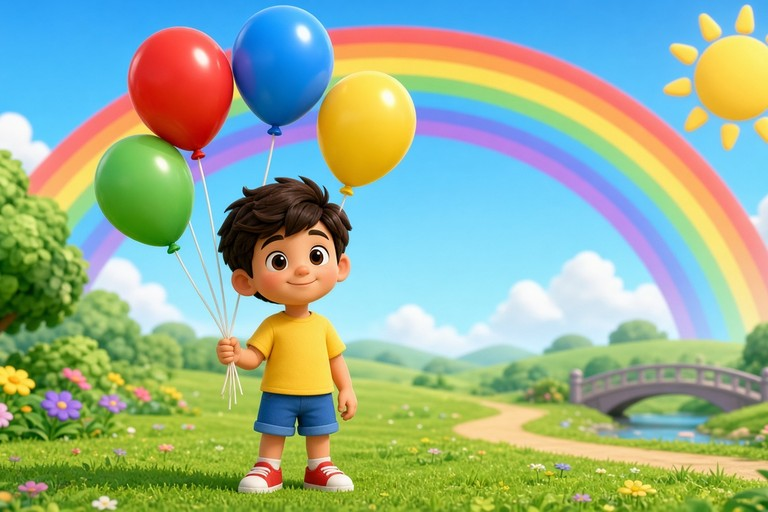
#> input picture KidsEnglish/KidsEnglish/Resources/lesson-illustrations/l1_003.jpg, 768 x 512 px
$ python -i make_scene_items.py   (imports and definitions only)
#> lines starting #> are read from the running program, lines starting #| are printed output that depends on the picture; after the words box and inside, x2 and y2 are one past the last pixel; in counts of white or black regions, pixels touching at a corner belong together
#!/usr/bin/env python3
"""给「听音找一找」生成透明底物品图（Resources/scenes/items/<word>.png）。

做法与 make_icons_transparent.py 相同：从四边向内泛洪，只清掉与画布边缘连通的背景，
被深色描边包住的内部浅色（羊毛、杯子里面）保留。
区别：平涂词图的底是米白纸纹（约 248,242,228），不是纯白，
所以「是不是背景」按与四边中位色的距离判断，而不是按「接近纯白」。

用法：
    python3 scripts/make_scene_items.py <scenes.json> <word-icons 目录> <输出目录>
    python3 scripts/make_scene_items.py <feed-pairs.json> <word-icons 目录> <输出目录> 512
第一个参数也可以是「喂小动物」的 feed-pairs.json：此时把每组的 animal 和 food 都抠出来。
第四个参数可选，是输出边长（默认 256）。
"""
import json
import sys
from collections import deque
from pathlib import Path
from statistics import median

from PIL import Image

SIDE = 256          # 输出边长
TOLERANCE = 42      # 与背景色的 RGB 距离（三通道差之和）小于它就算背景
PAD = 0.04          # 裁到内容后四周留白比例


def border_color(px, w, h):
    samples = []
    for x in range(0, w, 4):
        samples.append(px[x, 0]); samples.append(px[x, h - 1])
    for y in range(0, h, 4):
        samples.append(px[0, y]); samples.append(px[w - 1, y])
    return tuple(int(median(c[i] for c in samples)) for i in range(3))


def cut(src: Path, dst: Path):
#> called with dst = 'out.png'
    img = Image.open(src).convert("RGBA")
    w, h = img.size
#> w = 768; h = 512
    px = img.load()
    bg = border_color(px, w, h)
#> bg = (99, 163, 108)

    def is_bg(p):
        return abs(p[0] - bg[0]) + abs(p[1] - bg[1]) + abs(p[2] - bg[2]) < TOLERANCE

    seen = bytearray(w * h)
    q = deque()
    for x in range(w):
        q.append((x, 0)); q.append((x, h - 1))
    for y in range(h):
        q.append((0, y)); q.append((w - 1, y))
    while q:
        x, y = q.popleft()
        if x < 0 or y < 0 or x >= w or y >= h:
            continue
        i = y * w + x
        if seen[i]:
            continue
        seen[i] = 1
        p = px[x, y]
        if not is_bg(p):
            continue
        px[x, y] = (p[0], p[1], p[2], 0)
        q.extend(((x + 1, y), (x - 1, y), (x, y + 1), (x, y - 1)))
#> this loop made 7112 passes
#> (x, y, i, p) on passes 2 to 4: (0, 511, 392448, (27, 89, 16, 255)), (1, 0, 1, (45, 161, 244, 255)), (1, 511, 392449, (35, 92, 15, 255))

    # 抗锯齿：紧贴透明区的一圈浅色像素降半透明，避免白边
    alpha = img.getchannel("A")
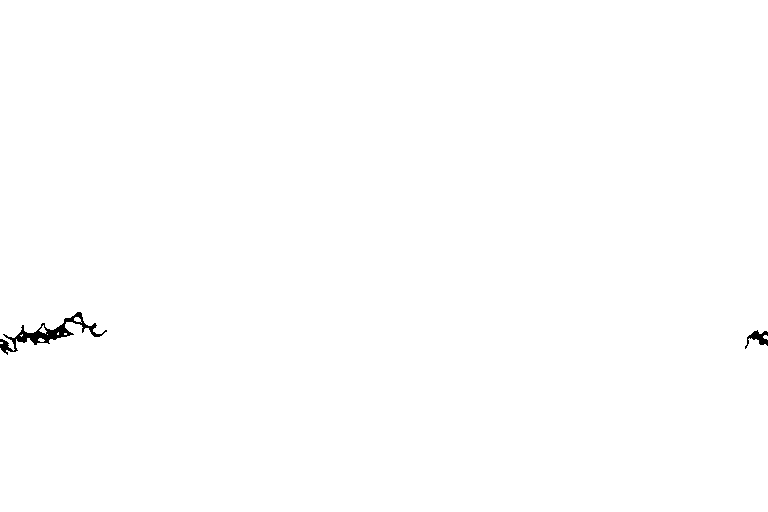
#> alpha: PIL image 768x512 L; 99.7% white; 2 black regions, box (x1, y1, x2, y2) and area: (0, 312, 107, 355) 955, (745, 330, 768, 349) 183
    a = alpha.load()
    for y in range(1, h - 1):
        for x in range(1, w - 1):
            if a[x, y] and (not a[x - 1, y] or not a[x + 1, y] or not a[x, y - 1] or not a[x, y + 1]):
                if is_bg(px[x, y]) or sum(px[x, y][:3]) > 690:
                    a[x, y] = 110
    img.putalpha(alpha)

    box = img.getchannel("A").point(lambda v: 255 if v > 0 else 0).getbbox()
#> box = (0, 0, 768, 512)
    if box is None:
        raise RuntimeError(f"{src.name}: 整张都被当成背景")
    img = img.crop(box)
    cw, ch = img.size
#> cw = 768; ch = 512
    side = int(max(cw, ch) * (1 + 2 * PAD))
#> side = 829
    canvas = Image.new("RGBA", (side, side), (0, 0, 0, 0))
#> canvas: PIL image 829x829 RGBA; every value is 0
    canvas.paste(img, ((side - cw) // 2, side - ch - int(side * PAD)), img)  # 底对齐：物品「站」在格子底边
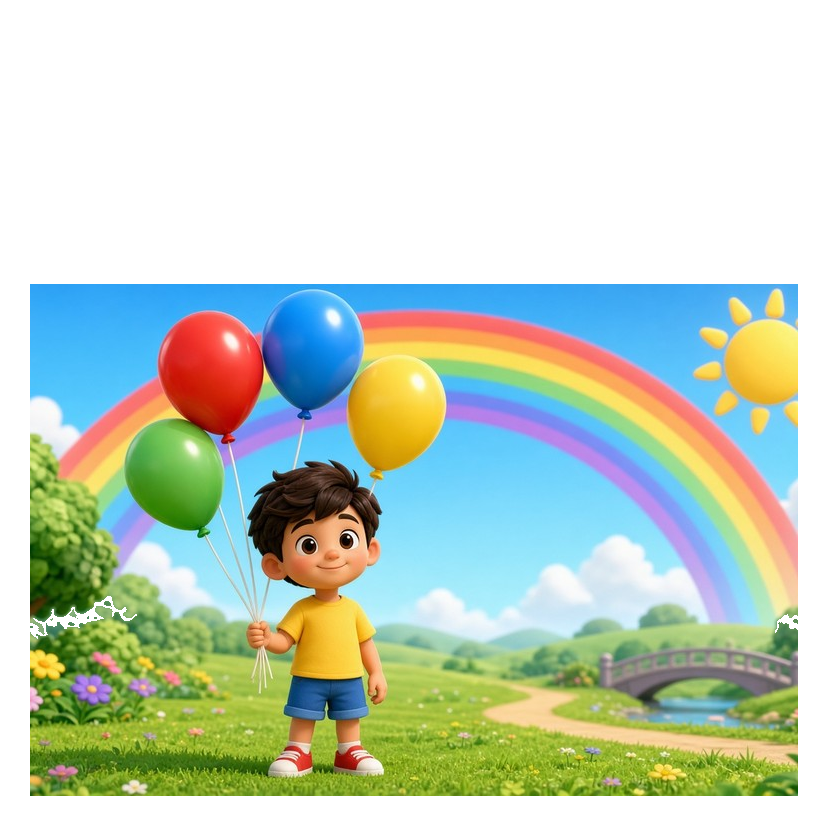
#> canvas: PIL image 829x829 RGBA; mean R, G, B, A 85.6, 100.4, 83.4, 145.5; transparent parts drawn white
    canvas.resize((SIDE, SIDE), Image.LANCZOS).save(dst)
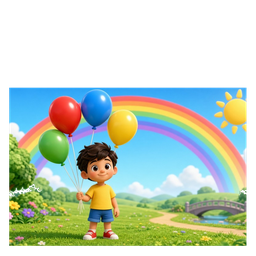
#> saved as out.png: PIL image 256x256 RGBA; mean R, G, B, A 88.1, 104, 86.2, 145.5; transparent parts drawn white


def main():
    scenes_json, icons, out = Path(sys.argv[1]), Path(sys.argv[2]), Path(sys.argv[3])
    out.mkdir(parents=True, exist_ok=True)
    global SIDE
    if len(sys.argv) > 4:
        SIDE = int(sys.argv[4])
    data = json.loads(scenes_json.read_text())
    if isinstance(data, dict) and "pairs" in data:      # 喂小动物 feed-pairs.json
        words = sorted({w for p in data["pairs"] for w in (p["animal"], p["food"])})
    else:                                               # 听音找一找 scenes.json
        words = sorted({item["word"] for s in data for item in s["items"]})
    missing = []
    for word in words:
        name = word.replace(" ", "_")
        src = next((icons / f"{name}.{ext}" for ext in ("jpg", "png") if (icons / f"{name}.{ext}").exists()), None)
        if src is None:
            missing.append(word)
            continue
        cut(src, out / f"{name}.png")
    print(f"scene items: {len(words) - len(missing)} / {len(words)}")
    if missing:
        print("缺少词图:", missing)
        sys.exit(1)


# [2 lines not run here, left out]

>>> result = cut('../KidsEnglish/KidsEnglish/Resources/lesson-illustrations/l1_003.jpg', 'out.png')

$ run again, on KidsEnglish/KidsEnglish/Resources/lesson-illustrations/l1_009.jpg
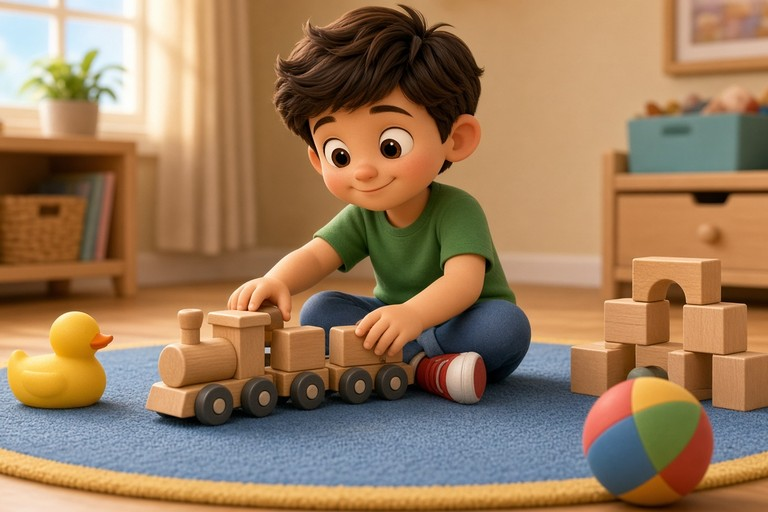
#> input picture KidsEnglish/KidsEnglish/Resources/lesson-illustrations/l1_009.jpg, 768 x 512 px
#> bg = (190, 137, 85)
#> the loop in cut, `while q:` made 121748 passes
#> (x, y, i, p) on passes 2 to 4: (0, 511, 392448, (243, 212, 192, 255)), (1, 0, 1, (231, 211, 202, 255)), (1, 511, 392449, (243, 212, 192, 255))
#> in cut, `alpha = img.getchannel("A")`:
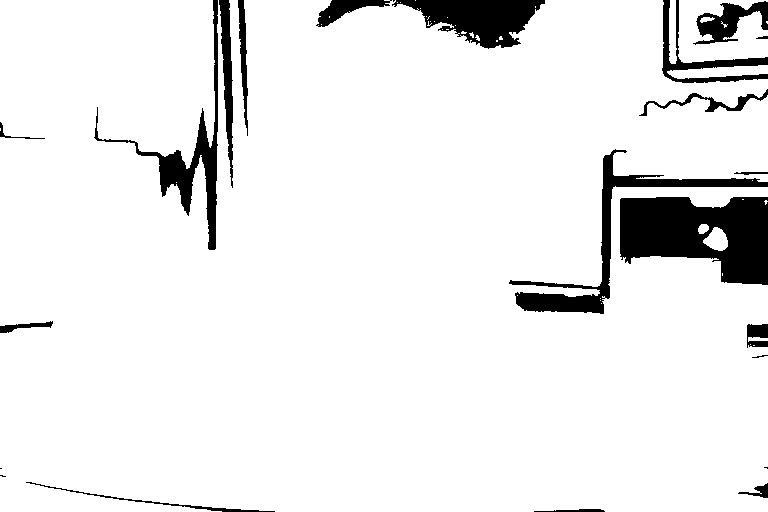
#> alpha: PIL image 768x512 L; 92.4% white; 23 black regions (4 under 20 px), largest, box (x1, y1, x2, y2) and area: (620, 197, 768, 285) 9305, (509, 149, 768, 314) 4506, (392, 0, 545, 49) 4144
#> box = (0, 0, 768, 512)
#> in cut, `canvas.resize((SIDE, SIDE), Image.LANCZOS).save(dst)`:
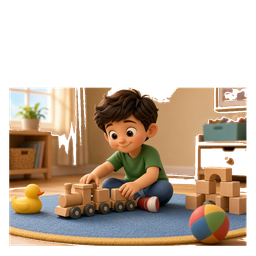
#> saved as out.png: PIL image 256x256 RGBA; mean R, G, B, A 87.1, 69.6, 52.2, 134.7; transparent parts drawn white

$ run again, on KidsEnglish/KidsEnglish/Resources/lesson-illustrations/l1_010.jpg
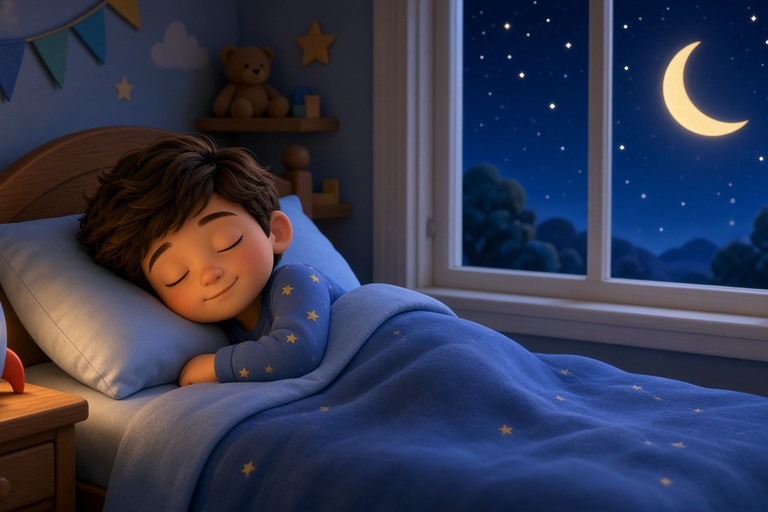
#> input picture KidsEnglish/KidsEnglish/Resources/lesson-illustrations/l1_010.jpg, 768 x 512 px
#> bg = (27, 34, 55)
#> the loop in cut, `while q:` made 229620 passes
#> (x, y, i, p) on passes 2 to 4: (0, 511, 392448, (34, 14, 5, 255)), (1, 0, 1, (54, 54, 66, 255)), (1, 511, 392449, (35, 15, 6, 255))
#> in cut, `alpha = img.getchannel("A")`:
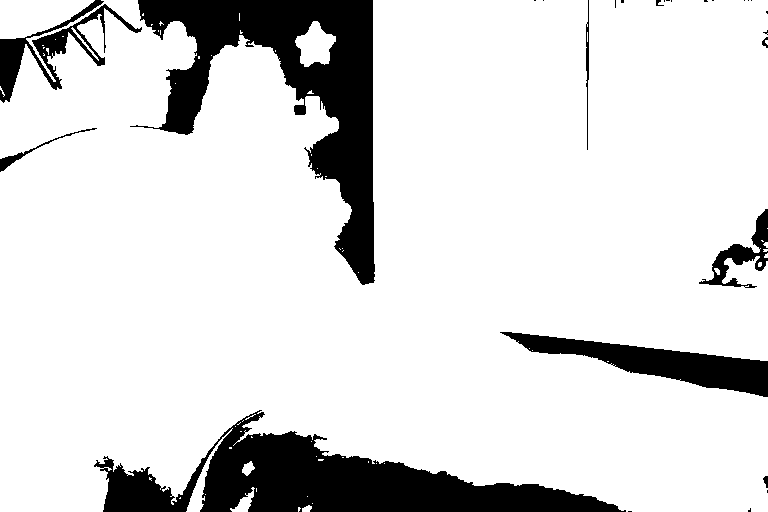
#> alpha: PIL image 768x512 L; 85.6% white; 27 black regions (17 under 20 px), largest, box (x1, y1, x2, y2) and area: (130, 0, 375, 285) 23095, (94, 410, 626, 512) 21860, (500, 332, 768, 397) 6281
#> box = (0, 0, 768, 512)
#> in cut, `canvas.resize((SIDE, SIDE), Image.LANCZOS).save(dst)`:
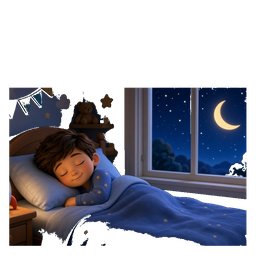
#> saved as out.png: PIL image 256x256 RGBA; mean R, G, B, A 29, 30.9, 43.6, 124.8; transparent parts drawn white
